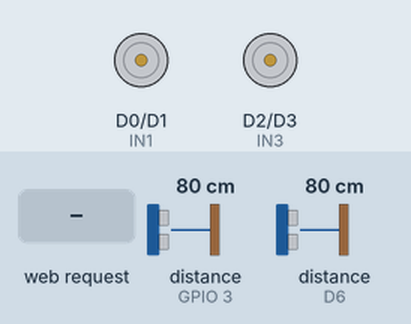
Simulated run of this sketch. Board: ESP8266 (NodeMCU). Shown: motor-driver pin pairs drawn as motors (green arrow = first pin HIGH = forward, orange = second pin HIGH = backward, longer = more drive, scaled by the enable pin). Wiring (inferred from the names in the program): 2 × ultrasonic range finder: trigger D4, echo GPIO 3 / trigger D5, echo D6. The inputs (shaded band) are chosen by the test bench; at power-on: distance to the obstacle (sensors on GPIO 3, D6) 80 cm. The echo pulse lasts 58.3 µs per cm; WiFi joins after 1.5 s; servers stay silent unless stated; what the sketch prints to the serial monitor is not drawn.

Above: at 2.7 s.
2.8 s: HTTP request GET /speed?value=0 received
4.3 s: HTTP request GET /speed?value=120 received
5.8 s: HTTP request GET /forward received
At 6.6 s:
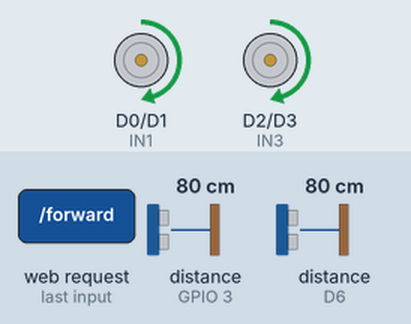
7.3 s: HTTP request GET /speed?value=1 received
At 7.9 s:
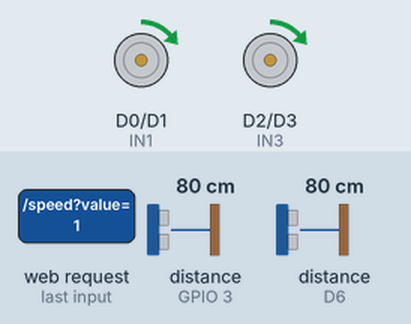
8.8 s: HTTP request GET /backward received
At 10.0 s:
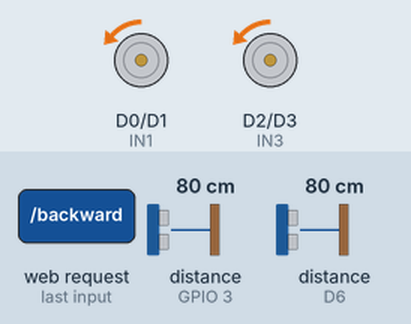
10.3 s: distance to the obstacle (sensor on GPIO 3) set to 18 cm
11.8 s: distance to the obstacle (sensor on GPIO 3) set to 13 cm
At 13.2 s:
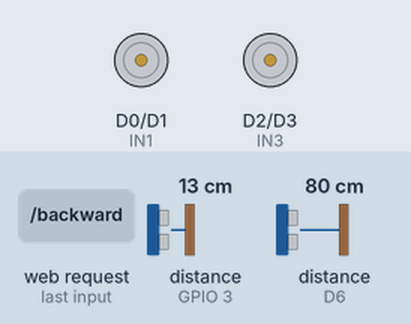
Timing chart, 0 to 14.3 s (numbered marks = the images above; inputs shaded):
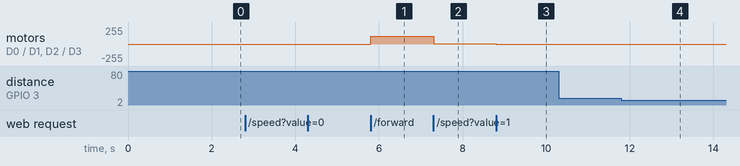

Measured:
- after the input at 5.8 s, motor on D0 (IN1) / D1 (IN2), motor on D2 (IN3) / D3 (IN4): stopped → forward 120/255 at once
- after the input at 7.3 s, motor on D0 (IN1) / D1 (IN2), motor on D2 (IN3) / D3 (IN4): forward 120/255 → forward 1/255 at once
- after the input at 8.8 s, motor on D0 (IN1) / D1 (IN2), motor on D2 (IN3) / D3 (IN4): forward 1/255 → backward 1/255 at once
- after the input at 10.3 s, every drawn part: stays the same
- after the input at 11.8 s, motor on D0 (IN1) / D1 (IN2), motor on D2 (IN3) / D3 (IN4): backward 1/255 → stopped at once

The sketch:

Motor_Control_Web_Server.ino
```cpp
#include <ESP8266WiFi.h>
#include <ESP8266WebServer.h>

// Wi-Fi credentials
const char *ssid = "OnePlus Nord CE 3 Lite 5G";
const char *password = "Ishi2007";

// Motor driver pins
#define IN1 D0
#define IN2 D1
#define IN3 D2
#define IN4 D3
#define ENA D7
#define ENB D8

// Ultrasonic sensor pins
#define TRIG_FRONT D5
#define ECHO_FRONT D6
#define TRIG_BACK D4  // NEW ultrasonic sensor (BACK)
#define ECHO_BACK 3  // You can adjust pins according to your connections

int motorSpeed = 800;
bool isStopped = false; // Flag to know if robot stopped due to obstacle

ESP8266WebServer server(80);

void setup() {
  Serial.begin(115200);

  pinMode(IN1, OUTPUT);
  pinMode(IN2, OUTPUT);
  pinMode(IN3, OUTPUT);
  pinMode(IN4, OUTPUT);
  pinMode(ENA, OUTPUT);
  pinMode(ENB, OUTPUT);
  analogWrite(ENA, motorSpeed);
  analogWrite(ENB, motorSpeed);

  pinMode(TRIG_FRONT, OUTPUT);
  pinMode(ECHO_FRONT, INPUT);
  pinMode(TRIG_BACK, OUTPUT);
  pinMode(ECHO_BACK, INPUT);

  WiFi.begin(ssid, password);
  Serial.print("Connecting to WiFi");
  while (WiFi.status() != WL_CONNECTED) {
    delay(500);
    Serial.print(".");
  }
  Serial.println("\nConnected! IP: " + WiFi.localIP().toString());

  server.on("/", handleRoot);
  server.on("/distance", handleDistance);
  server.on("/speed", handleSpeed);

  server.on("/forward", []() {
    isStopped = false;
    forward();
    server.send(204);
  });
  server.on("/backward", []() {
    isStopped = false;
    backward();
    server.send(204);
  });
  server.on("/left", []() {
    isStopped = false;
    left();
    server.send(204);
  });
  server.on("/right", []() {
    isStopped = false;
    right();
    server.send(204);
  });
  server.on("/stop", []() {
    stopMotors();
    isStopped = true;
    server.send(204);
  });

  server.begin();
  Serial.println("Server started");
}

void loop() {
  server.handleClient();

  if (!isStopped) {  // Only check if robot is moving
    long frontDist = getDistance(TRIG_FRONT, ECHO_FRONT);
    long backDist = getDistance(TRIG_BACK, ECHO_BACK);

    if ((frontDist > 0 && frontDist < 15) || (backDist > 0 && backDist < 15)) {
      Serial.println("Obstacle detected! Auto STOP!");
      stopMotors();
      isStopped = true; // Set stopped flag
    }
  }
}

// ==========================
// Distance functions
// ==========================
long getDistance(int trigPin, int echoPin) {
  digitalWrite(trigPin, LOW);
  delayMicroseconds(2);
  digitalWrite(trigPin, HIGH);
  delayMicroseconds(10);
  digitalWrite(trigPin, LOW);

  long duration = pulseIn(echoPin, HIGH, 30000);
  if (duration == 0) return -1;

  long distance = duration * 0.034 / 2;
  return distance;
}

void handleDistance() {
  long front = getDistance(TRIG_FRONT, ECHO_FRONT);
  long back = getDistance(TRIG_BACK, ECHO_BACK);

  String distInfo = "Front: " + String(front) + " cm | Back: " + String(back) + " cm";
  server.send(200, "text/plain", distInfo);
}

void handleSpeed() {
  if (server.hasArg("value")) {
    motorSpeed = server.arg("value").toInt();
    analogWrite(ENA, motorSpeed);
    analogWrite(ENB, motorSpeed);
    Serial.println("Speed set to: " + String(motorSpeed));
    server.send(200, "text/plain", "Speed updated");
  } else {
    server.send(400, "text/plain", "Missing value");
  }
}

// ==========================
// Motor functions
// ==========================
void forward() {
  digitalWrite(IN1, HIGH);
  digitalWrite(IN2, LOW);
  digitalWrite(IN3, HIGH);
  digitalWrite(IN4, LOW);
}

void backward() {
  digitalWrite(IN1, LOW);
  digitalWrite(IN2, HIGH);
  digitalWrite(IN3, LOW);
  digitalWrite(IN4, HIGH);
}

void right() {
  digitalWrite(IN1, LOW);
  digitalWrite(IN2, HIGH);
  digitalWrite(IN3, HIGH);
  digitalWrite(IN4, LOW);
}

void left() {
  digitalWrite(IN1, HIGH);
  digitalWrite(IN2, LOW);
  digitalWrite(IN3, LOW);
  digitalWrite(IN4, HIGH);
}

void stopMotors() {
  digitalWrite(IN1, LOW);
  digitalWrite(IN2, LOW);
  digitalWrite(IN3, LOW);
  digitalWrite(IN4, LOW);
}

// ==========================
// Web Page
// ==========================
void handleRoot() {
  String html = R"rawliteral(
  <!DOCTYPE html>
  <html lang="en">
  <head>
    <meta charset="UTF-8">
    <title>Spy Robot Controller</title>
    <style>
      body {
        font-family: 'Segoe UI', Tahoma, Geneva, Verdana, sans-serif;
        background: radial-gradient(circle, #f2f2f2 0%, #d0e7ff 100%);
        color: #333;
        text-align: center;
        padding: 30px;
      }
      h1 {
        font-size: 2.5rem;
        margin-bottom: 20px;
      }
      #distance {
        font-size: 1.4rem;
        margin-bottom: 10px;
        color: #0077cc;
      }
      #alert {
        font-size: 1.2rem;
        color: red;
        margin-bottom: 15px;
      }
      button {
        padding: 12px 24px;
        margin: 10px;
        font-size: 1.1rem;
        border: none;
        border-radius: 10px;
        background-color: #28a745;
        color: white;
        cursor: pointer;
        transition: 0.2s;
      }
      button:hover {
        background-color: #218838;
        transform: scale(1.05);
      }
      input[type="range"] {
        width: 60%;
        margin-top: 20px;
      }
    </style>
    <script>
      function updateDistance() {
        fetch("/distance")
          .then(res => res.text())
          .then(data => {
            document.getElementById("distance").innerText = data;
            const distances = data.match(/\d+/g).map(Number);
            if (distances[0] < 5 || distances[1] < 5) {
              document.getElementById("alert").innerText = "⚠️ Obstacle detected!";
            } else {
              document.getElementById("alert").innerText = "";
            }
          });
      }

      function changeSpeed(val) {
        fetch("/speed?value=" + val)
          .then(res => res.text())
          .then(msg => console.log(msg));
      }

      function move(direction) {
        fetch("/" + direction);
      }

      setInterval(updateDistance, 1000);
      window.onload = updateDistance;
    </script>
  </head>
  <body>
    <h1>Night Vision Spy Robot</h1>
    <div id="distance">Loading...</div>
    <div id="alert"></div>

    <div>
      <button onclick="move('forward')">Forward</button><br>
      <button onclick="move('left')">Left</button>
      <button onclick="move('stop')">Stop</button>
      <button onclick="move('right')">Right</button><br>
      <button onclick="move('backward')">Backward</button>
    </div>

    <h2>Adjust Motor Speed</h2>
    <input type="range" min="0" max="1023" value="800" oninput="changeSpeed(this.value)">
  </body>
  </html>
  )rawliteral";

  server.send(200, "text/html", html);
}
```
